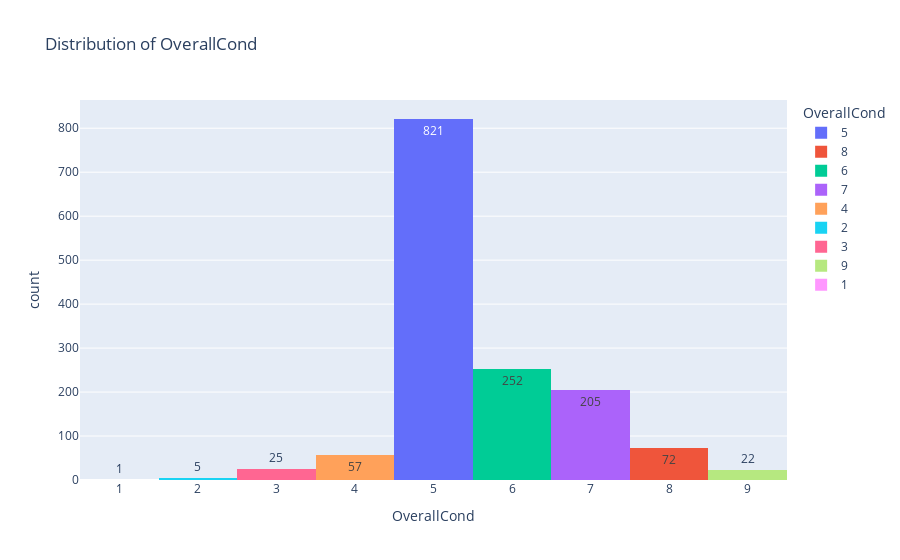

Source (notebook cell):
### Code cell
px.histogram(df_raw, x='OverallCond', text_auto=True, color='OverallCond',
             title='Distribution of OverallCond')

### Figure 1 — Plotly figure (JSON) as saved in the notebook; plotly's stock layout.template omitted (floating-point values rounded to 4 significant figures; data arrays with more than 128 entries replaced by an {"elided": "..."} marker saying what was removed)
{"data": [{"alignmentgroup": "True", "bingroup": "x", "hovertemplate": "OverallCond=%{x}<br>count=%{y}<extra></extra>", "legendgroup": "5", "marker": {"color": "#636efa", "pattern": {"shape": ""}}, "name": "5", "offsetgroup": "5", "orientation": "v", "showlegend": true, "texttemplate": "%{value}", "type": "histogram", "x": {"elided": "821 int values"}, "xaxis": "x", "yaxis": "y"}, {"alignmentgroup": "True", "bingroup": "x", "hovertemplate": "OverallCond=%{x}<br>count=%{y}<extra></extra>", "legendgroup": "8", "marker": {"color": "#EF553B", "pattern": {"shape": ""}}, "name": "8", "offsetgroup": "8", "orientation": "v", "showlegend": true, "texttemplate": "%{value}", "type": "histogram", "x": [8, 8, 8, 8, 8, 8, 8, 8, 8, 8, 8, 8, 8, 8, 8, 8, 8, 8, 8, 8, 8, 8, 8, 8, 8, 8, 8, 8, 8, 8, 8, 8, 8, 8, 8, 8, 8, 8, 8, 8, 8, 8, 8, 8, 8, 8, 8, 8, 8, 8, 8, 8, 8, 8, 8, 8, 8, 8, 8, 8, 8, 8, 8, 8, 8, 8, 8, 8, 8, 8, 8, 8], "xaxis": "x", "yaxis": "y"}, {"alignmentgroup": "True", "bingroup": "x", "hovertemplate": "OverallCond=%{x}<br>count=%{y}<extra></extra>", "legendgroup": "6", "marker": {"color": "#00cc96", "pattern": {"shape": ""}}, "name": "6", "offsetgroup": "6", "orientation": "v", "showlegend": true, "texttemplate": "%{value}", "type": "histogram", "x": {"elided": "252 int values"}, "xaxis": "x", "yaxis": "y"}, {"alignmentgroup": "True", "bingroup": "x", "hovertemplate": "OverallCond=%{x}<br>count=%{y}<extra></extra>", "legendgroup": "7", "marker": {"color": "#ab63fa", "pattern": {"shape": ""}}, "name": "7", "offsetgroup": "7", "orientation": "v", "showlegend": true, "texttemplate": "%{value}", "type": "histogram", "x": {"elided": "205 int values"}, "xaxis": "x", "yaxis": "y"}, {"alignmentgroup": "True", "bingroup": "x", "hovertemplate": "OverallCond=%{x}<br>count=%{y}<extra></extra>", "legendgroup": "4", "marker": {"color": "#FFA15A", "pattern": {"shape": ""}}, "name": "4", "offsetgroup": "4", "orientation": "v", "showlegend": true, "texttemplate": "%{value}", "type": "histogram", "x": [4, 4, 4, 4, 4, 4, 4, 4, 4, 4, 4, 4, 4, 4, 4, 4, 4, 4, 4, 4, 4, 4, 4, 4, 4, 4, 4, 4, 4, 4, 4, 4, 4, 4, 4, 4, 4, 4, 4, 4, 4, 4, 4, 4, 4, 4, 4, 4, 4, 4, 4, 4, 4, 4, 4, 4, 4], "xaxis": "x", "yaxis": "y"}, {"alignmentgroup": "True", "bingroup": "x", "hovertemplate": "OverallCond=%{x}<br>count=%{y}<extra></extra>", "legendgroup": "2", "marker": {"color": "#19d3f3", "pattern": {"shape": ""}}, "name": "2", "offsetgroup": "2", "orientation": "v", "showlegend": true, "texttemplate": "%{value}", "type": "histogram", "x": [2, 2, 2, 2, 2], "xaxis": "x", "yaxis": "y"}, {"alignmentgroup": "True", "bingroup": "x", "hovertemplate": "OverallCond=%{x}<br>count=%{y}<extra></extra>", "legendgroup": "3", "marker": {"color": "#FF6692", "pattern": {"shape": ""}}, "name": "3", "offsetgroup": "3", "orientation": "v", "showlegend": true, "texttemplate": "%{value}", "type": "histogram", "x": [3, 3, 3, 3, 3, 3, 3, 3, 3, 3, 3, 3, 3, 3, 3, 3, 3, 3, 3, 3, 3, 3, 3, 3, 3], "xaxis": "x", "yaxis": "y"}, {"alignmentgroup": "True", "bingroup": "x", "hovertemplate": "OverallCond=%{x}<br>count=%{y}<extra></extra>", "legendgroup": "9", "marker": {"color": "#B6E880", "pattern": {"shape": ""}}, "name": "9", "offsetgroup": "9", "orientation": "v", "showlegend": true, "texttemplate": "%{value}", "type": "histogram", "x": [9, 9, 9, 9, 9, 9, 9, 9, 9, 9, 9, 9, 9, 9, 9, 9, 9, 9, 9, 9, 9, 9], "xaxis": "x", "yaxis": "y"}, {"alignmentgroup": "True", "bingroup": "x", "hovertemplate": "OverallCond=%{x}<br>count=%{y}<extra></extra>", "legendgroup": "1", "marker": {"color": "#FF97FF", "pattern": {"shape": ""}}, "name": "1", "offsetgroup": "1", "orientation": "v", "showlegend": true, "texttemplate": "%{value}", "type": "histogram", "x": [1], "xaxis": "x", "yaxis": "y"}], "layout": {"barmode": "relative", "legend": {"title": {"text": "OverallCond"}, "tracegroupgap": 0}, "title": {"text": "Distribution of OverallCond"}, "xaxis": {"anchor": "y", "categoryarray": [5, 8, 6, 7, 4, 2, 3, 9, 1], "categoryorder": "array", "domain": [0, 1], "title": {"text": "OverallCond"}}, "yaxis": {"anchor": "x", "domain": [0, 1], "title": {"text": "count"}}}}
